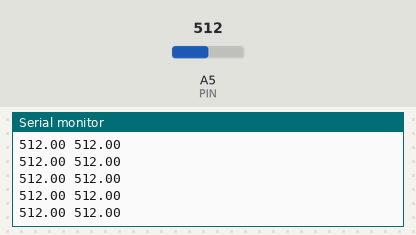
A sketch run on a simulated Arduino Uno, built with avr-gcc and run on an emulated ATmega328P. Parts: the last lines printed to the serial monitor. Inputs (shaded band) come from the test bench; at power-on: A5 (PIN) = 512.

Above: at 1.2 s.
1.3 s: A5 (PIN) set to 105
At 2.0 s:
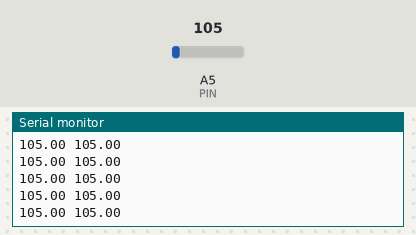
2.8 s: A5 (PIN) set to 92
At 3.8 s:
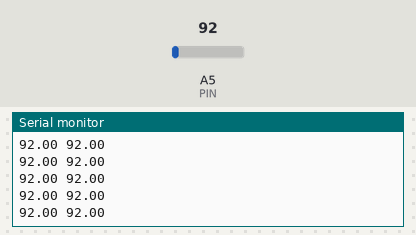
Timing chart, 0 to 5.8 s (numbered marks = the images above; inputs shaded):
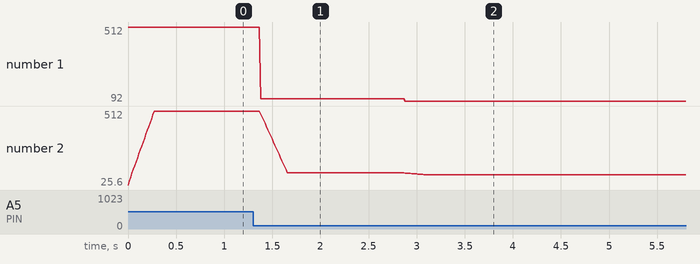

The sketch:

Detector_Building_NoiseReductionTest_Code.ino
```cpp
#define PIN A5

const int RunningAverageCount = 20;
float RunningAverageBuffer[RunningAverageCount];
int NextRunningAverage;

void setup() {
  // put your setup code here, to run once:
  Serial.begin(9600);
  analogReference(EXTERNAL);
}

void loop() {
  // put your main code here, to run repeatedly:
  float reading = analogRead(PIN);
  Serial.print(reading);
  //Serial.print('\n');
  Serial.print(" ");
  //Serial.print('\n');
  RunningAverageBuffer[NextRunningAverage++] = reading;
  if (NextRunningAverage >= RunningAverageCount){
    NextRunningAverage = 0;
  }
  float RunningAverageTemperature = 0;
  for(int i=0; i< RunningAverageCount; ++i){
    RunningAverageTemperature += RunningAverageBuffer[i];
  }
  RunningAverageTemperature /= RunningAverageCount;
  float average = RunningAverageTemperature;

  Serial.print(average);
  Serial.print('\n');
}
```

Measured:
- after the input at 1.3 s, the serial monitor: prints a new line after 0.08 s (image 1)
- after the input at 2.8 s, the serial monitor: prints a new line after 0.08 s (image 2)
- plotted number 1: 512 → 105 after the input at 1.3 s, 105 → 92 after the input at 2.8 s
- plotted number 2: 512 → 105 after the input at 1.3 s, 105 → 92 after the input at 2.8 s
